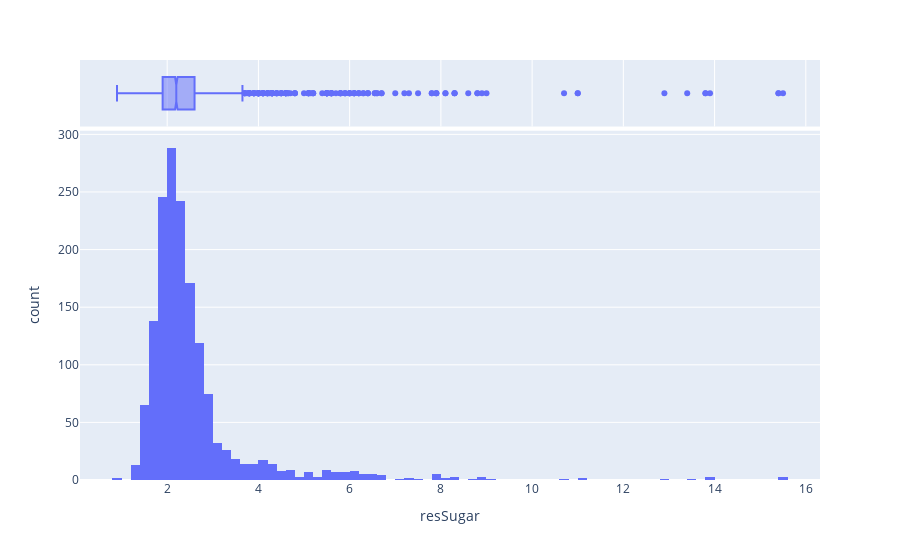

The code cell stored with this chart in its notebook:
### Code cell
fig = px.histogram(df, x='resSugar', marginal='box')
fig.show()

### Figure 1 — Plotly figure (JSON) as saved in the notebook; plotly's stock layout.template omitted (floating-point values rounded to 4 significant figures; data arrays with more than 128 entries replaced by an {"elided": "..."} marker saying what was removed)
{"data": [{"alignmentgroup": "True", "bingroup": "x", "hovertemplate": "resSugar=%{x}<br>count=%{y}<extra></extra>", "legendgroup": "", "marker": {"color": "#636efa"}, "name": "", "offsetgroup": "", "orientation": "v", "showlegend": false, "type": "histogram", "x": {"elided": "1599 float values"}, "xaxis": "x", "yaxis": "y"}, {"alignmentgroup": "True", "hovertemplate": "resSugar=%{x}<extra></extra>", "legendgroup": "", "marker": {"color": "#636efa"}, "name": "", "notched": true, "offsetgroup": "", "showlegend": false, "type": "box", "x": {"elided": "1599 float values"}, "xaxis": "x2", "yaxis": "y2"}], "layout": {"barmode": "relative", "legend": {"tracegroupgap": 0}, "margin": {"t": 60}, "xaxis": {"anchor": "y", "domain": [0, 1], "title": {"text": "resSugar"}}, "xaxis2": {"anchor": "y2", "domain": [0, 1], "matches": "x", "showgrid": true, "showticklabels": false}, "yaxis": {"anchor": "x", "domain": [0, 0.8316], "title": {"text": "count"}}, "yaxis2": {"anchor": "x2", "domain": [0.8416, 1], "matches": "y2", "showgrid": false, "showline": false, "showticklabels": false, "ticks": ""}}}
